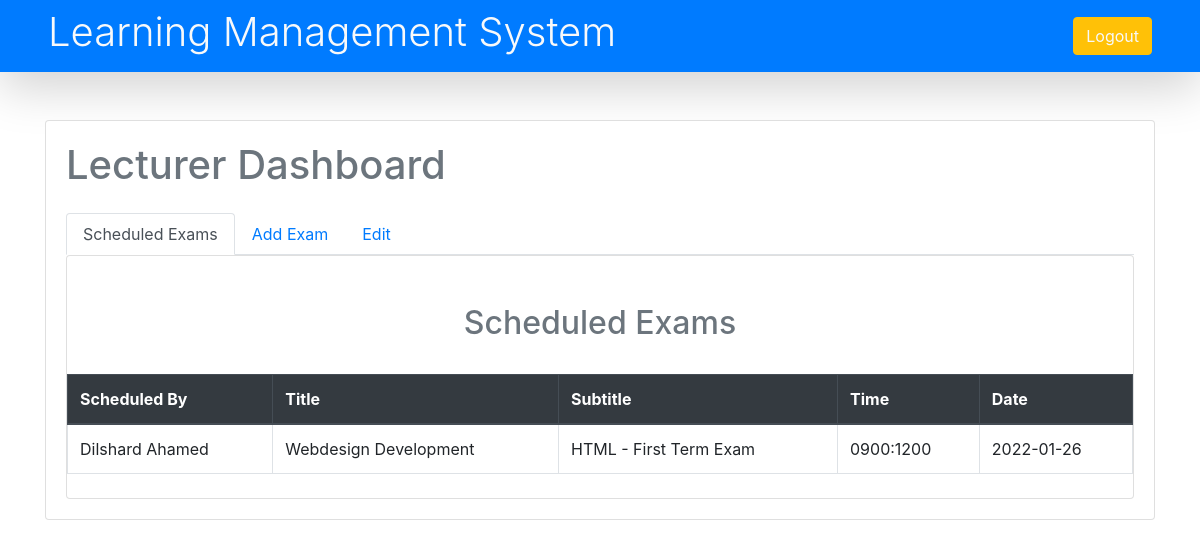
Page /lecturerdashboard.php on the committed database.
### tables this page shows
CREATE TABLE `exam` (
  `id` int(11) NOT NULL,
  `scheduled_by` varchar(128) NOT NULL,
  `title` varchar(128) NOT NULL,
  `subtitle` varchar(256) NOT NULL,
  `time` varchar(128) NOT NULL,
  `date` date NOT NULL
);

### lecturerdashboard.php (the view, shortened to what this page needs)
<?php
$servername = "localhost";
$username = "root";
$pass = "";
$dbname = "wddlms";
$conn = new mysqli($servername, $username, $pass, $dbname);
$exam_data = $conn->query("SELECT * FROM exam ;")->fetch_all();
?>
<!doctype html>
<html lang="en">
<head>
  <link rel="stylesheet" href="https://stackpath.bootstrapcdn.com/bootstrap/4.3.1/css/bootstrap.min.css">
  <link rel="stylesheet" href="https://maxcdn.bootstrapcdn.com/font-awesome/4.7.0/css/font-awesome.min.css">
</head>
<body>
  <header>
    <div class="container-fluid shadow-lg">
      <div class="row bg-primary">
        <div class="col-sm-12 d-flex justify-content-between align-items-center px-5 py-2 text-light">
          <h1 class="h1 font-weight-light">Learning Management System</h1>
          <div class="d-flex w-25 justify-content-between align-items-baseline">
            <a name="logout" id="logout" class="btn btn-warning " onclick="window.location = 'http://localhost/wddassignment'" role="button">Logout</a>
          </div>
        </div>
      </div>
    </div>
  </header>
  <div class="container mt-5 ">
    <div class="row">
      <div class="col-md-12 mx-auto">
        <div class="card card-body">
          <h1 class="text-secondary mb-4"> </i>Lecturer Dashboard </h1>
          <ul class="nav nav-tabs md-tabs" id="myTabMD" role="tablist">
            <li class="nav-item">
              <a class="nav-link active" id="admin-tab-md" data-toggle="tab" href="#admin-md" role="tab" aria-controls="admin-md" aria-selected="true">Scheduled Exams</a>
            </li>
            <li class="nav-item">
              <a class="nav-link" id="lecturer-tab-md" data-toggle="tab" href="#lecturer-md" role="tab" aria-controls="lecturer-md" aria-selected="false">Add Exam</a>
            </li>
            <li class="nav-item">
              <a class="nav-link" id="lecturer-edit-tab-md" data-toggle="tab" href="#lecturer-edit-md" role="tab" aria-controls="lecturer-edit-md" aria-selected="false">Edit</a>
            </li>
          </ul>
          <div class="tab-content card pt-5" id="myTabContentMD">
            <div class="tab-pane fade show active" id="admin-md" role="tabpanel" aria-labelledby="admin-tab-md">
              <h2 class="h2 text-center text-secondary">Scheduled Exams</h2>
              <div class="table-responsive">
                <table class="table table-bordered table-hover my-4" table_type="student">
                  <thead class="thead-dark">
                    <tr>
                      <th>Scheduled By</th>
                      <th>Title</th>
                      <th>Subtitle</th>
                      <th>Time</th>
                      <th>Date</th>
                    </tr>
                  </thead>
                  <tbody>
                    <?php
                    foreach ($exam_data as $exam) {
                      echo <<<EXAM
                      <tr>
                        <td>$exam[1]</td>
                        <td>$exam[2]</td>
                        <td>$exam[3]</td>
                        <td>$exam[4]</td>
                        <td>$exam[5]</td>
                      </tr>
                      EXAM;
                    }
                    ?>
                  </tbody>
                </table>
              </div>
            </div>
          </div>
</body>
</html>

### rows in the picture
exam: scheduled_by "Dilshard Ahamed", title "Webdesign Development", subtitle "HTML - First Term Exam", time "0900:1200", date "2022-01-26"
